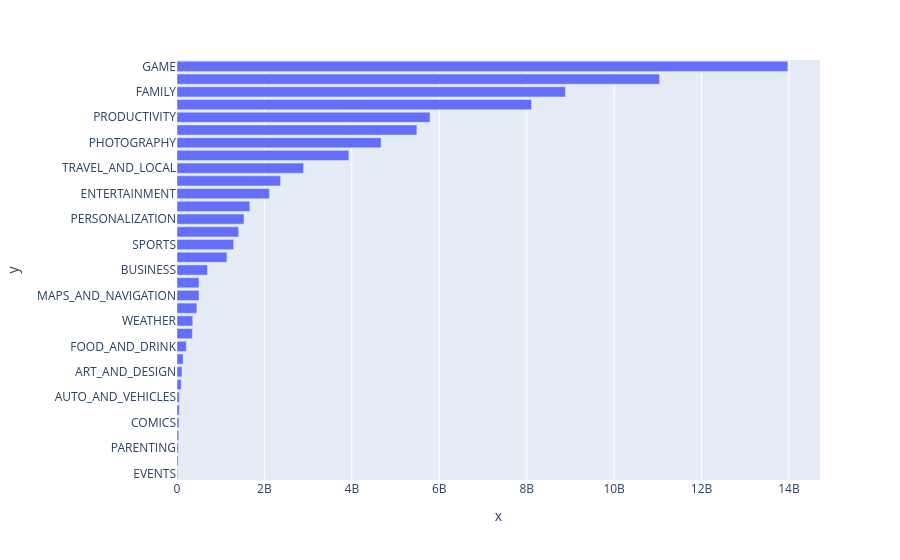

The notebook cell saved with this chart:
### Markdown cell above
### Horizontal Bar Chart - Most Popular Categories (Highest Downloads)

### Code cell
h_bar = px.bar(x = category_installs.Installs, y = category_installs.index, orientation='h')

h_bar.show()

### Figure 1 — Plotly figure (JSON) as saved in the notebook; plotly's stock layout.template omitted (floating-point values rounded to 4 significant figures)
{"data": [{"hovertemplate": "x=%{x}<br>y=%{y}<extra></extra>", "legendgroup": "", "marker": {"color": "#636efa", "pattern": {"shape": ""}}, "name": "", "orientation": "h", "showlegend": false, "textposition": "auto", "type": "bar", "x": [15949410, 26916200, 31116110, 39262676, 44931100, 52083000, 53129800, 97082000, 114233100, 140912410, 211777750, 352852000, 361096500, 455249400, 503267560, 503611120, 697018120, 1144006220, 1296431465, 1410331540, 1532352930, 1665791655, 2113660000, 2369110650, 2894859300, 3931897200, 4669143130, 5487841475, 5788070180, 8110724500, 8885055490, 11039241530, 13973762717], "xaxis": "x", "y": ["EVENTS", "BEAUTY", "PARENTING", "MEDICAL", "COMICS", "LIBRARIES_AND_DEMO", "AUTO_AND_VEHICLES", "HOUSE_AND_HOME", "ART_AND_DESIGN", "DATING", "FOOD_AND_DRINK", "EDUCATION", "WEATHER", "FINANCE", "MAPS_AND_NAVIGATION", "LIFESTYLE", "BUSINESS", "HEALTH_AND_FITNESS", "SPORTS", "SHOPPING", "PERSONALIZATION", "BOOKS_AND_REFERENCE", "ENTERTAINMENT", "NEWS_AND_MAGAZINES", "TRAVEL_AND_LOCAL", "VIDEO_PLAYERS", "PHOTOGRAPHY", "SOCIAL", "PRODUCTIVITY", "TOOLS", "FAMILY", "COMMUNICATION", "GAME"], "yaxis": "y"}], "layout": {"barmode": "relative", "legend": {"tracegroupgap": 0}, "margin": {"t": 60}, "xaxis": {"anchor": "y", "domain": [0, 1], "title": {"text": "x"}}, "yaxis": {"anchor": "x", "domain": [0, 1], "title": {"text": "y"}}}}
